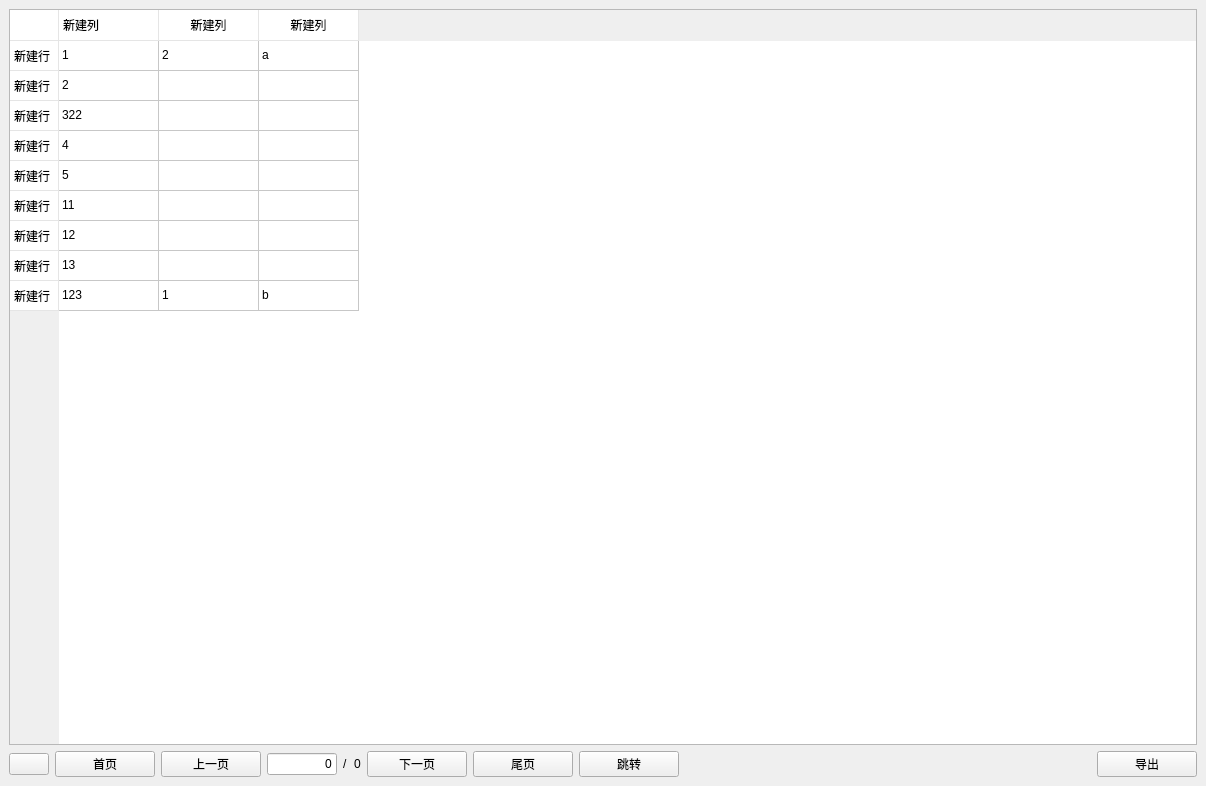
<?xml version="1.0" encoding="UTF-8"?>
<ui version="4.0">
 <class>Form</class>
 <widget class="QWidget" name="Form">
  <property name="geometry">
   <rect>
    <x>0</x>
    <y>0</y>
    <width>1206</width>
    <height>786</height>
   </rect>
  </property>
  <property name="windowTitle">
   <string>tablewidget</string>
  </property>
  <layout class="QVBoxLayout" name="verticalLayout">
   <property name="leftMargin">
    <number>9</number>
   </property>
   <property name="topMargin">
    <number>9</number>
   </property>
   <property name="rightMargin">
    <number>9</number>
   </property>
   <property name="bottomMargin">
    <number>9</number>
   </property>
   <item>
    <widget class="QTableWidget" name="tbw_table">
     <property name="focusPolicy">
      <enum>Qt::NoFocus</enum>
     </property>
     <property name="styleSheet">
      <string notr="true">
/* 如下代码设置列表左上角那个格子的边框线 */
QTableCornerButton::section{ 
  border-top:0px solid #E5E5E5;
  border-left:0px solid #E5E5E5;
  border-right:0.5px solid #E5E5E5;
  border-bottom: 0.5px solid #E5E5E5;
  background-color:white;
}
/* 如下代码设置横向表格头的间隔线，有四个方向的间隔线,不需要间隔线的可以设置为0px */
QHeaderView::section{
  border-top:0px solid #E5E5E5;
  border-left:0px solid #E5E5E5;
  border-right:0.5px solid #E5E5E5;
  border-bottom: 0.5px solid #E5E5E5;
  background-color:white;
  padding:4px;
}
/* 如下代码设置纵向表格头的间隔线，有四个方向的间隔线, 不需要间隔线的可以设置为0px */
QHeaderView::section{
  border-top:0px solid #E5E5E5;
  border-left:0px solid #E5E5E5;
  border-right:0.5px solid #E5E5E5;
  border-bottom: 0.5px solid #E5E5E5;
  background-color:white;
  padding:4px;
}
/* 选中项目 */
QTableWidget::item:selected {
  background-color: rgb(225, 227, 230);  /*rgb(0, 159, 170) (225, 227, 230)*/
  border-radius: 3px; /*圆角度*/
}</string>
     </property>
     <row>
      <property name="text">
       <string>新建行</string>
      </property>
     </row>
     <row>
      <property name="text">
       <string>新建行</string>
      </property>
     </row>
     <row>
      <property name="text">
       <string>新建行</string>
      </property>
     </row>
     <row>
      <property name="text">
       <string>新建行</string>
      </property>
     </row>
     <row>
      <property name="text">
       <string>新建行</string>
      </property>
     </row>
     <row>
      <property name="text">
       <string>新建行</string>
      </property>
     </row>
     <row>
      <property name="text">
       <string>新建行</string>
      </property>
     </row>
     <row>
      <property name="text">
       <string>新建行</string>
      </property>
     </row>
     <row>
      <property name="text">
       <string>新建行</string>
      </property>
     </row>
     <column>
      <property name="text">
       <string>新建列</string>
      </property>
      <property name="textAlignment">
       <set>AlignLeading|AlignVCenter</set>
      </property>
     </column>
     <column>
      <property name="text">
       <string>新建列</string>
      </property>
     </column>
     <column>
      <property name="text">
       <string>新建列</string>
      </property>
     </column>
     <item row="0" column="0">
      <property name="text">
       <string>1</string>
      </property>
     </item>
     <item row="0" column="1">
      <property name="text">
       <string>2</string>
      </property>
     </item>
     <item row="0" column="2">
      <property name="text">
       <string>a</string>
      </property>
     </item>
     <item row="1" column="0">
      <property name="text">
       <string>2</string>
      </property>
     </item>
     <item row="2" column="0">
      <property name="text">
       <string>322</string>
      </property>
     </item>
     <item row="3" column="0">
      <property name="text">
       <string>4</string>
      </property>
     </item>
     <item row="4" column="0">
      <property name="text">
       <string>5</string>
      </property>
     </item>
     <item row="5" column="0">
      <property name="text">
       <string>11</string>
      </property>
     </item>
     <item row="6" column="0">
      <property name="text">
       <string>12</string>
      </property>
     </item>
     <item row="7" column="0">
      <property name="text">
       <string>13</string>
      </property>
     </item>
     <item row="8" column="0">
      <property name="text">
       <string>123</string>
      </property>
     </item>
     <item row="8" column="1">
      <property name="text">
       <string>1</string>
      </property>
     </item>
     <item row="8" column="2">
      <property name="text">
       <string>b</string>
      </property>
     </item>
    </widget>
   </item>
   <item>
    <layout class="QHBoxLayout" name="horizontalLayout">
     <property name="leftMargin">
      <number>0</number>
     </property>
     <property name="topMargin">
      <number>0</number>
     </property>
     <property name="rightMargin">
      <number>0</number>
     </property>
     <property name="bottomMargin">
      <number>0</number>
     </property>
     <item>
      <widget class="ComboBox" name="cbb_cnt">
       <property name="items_" stdset="0">
        <string>100条/页
1000条/页
10000条/页
100000条/页</string>
       </property>
      </widget>
     </item>
     <item>
      <widget class="PushButton" name="btn_first">
       <property name="minimumSize">
        <size>
         <width>100</width>
         <height>0</height>
        </size>
       </property>
       <property name="text">
        <string>首页</string>
       </property>
      </widget>
     </item>
     <item>
      <widget class="PushButton" name="btn_pre">
       <property name="minimumSize">
        <size>
         <width>100</width>
         <height>0</height>
        </size>
       </property>
       <property name="text">
        <string>上一页</string>
       </property>
      </widget>
     </item>
     <item>
      <widget class="LineEdit" name="edt_cur_page">
       <property name="sizePolicy">
        <sizepolicy hsizetype="Fixed" vsizetype="Fixed">
         <horstretch>0</horstretch>
         <verstretch>0</verstretch>
        </sizepolicy>
       </property>
       <property name="maximumSize">
        <size>
         <width>70</width>
         <height>16777215</height>
        </size>
       </property>
       <property name="text">
        <string>0</string>
       </property>
       <property name="alignment">
        <set>Qt::AlignRight|Qt::AlignTrailing|Qt::AlignVCenter</set>
       </property>
      </widget>
     </item>
     <item>
      <widget class="StrongBodyLabel" name="label">
       <property name="text">
        <string>/</string>
       </property>
      </widget>
     </item>
     <item>
      <widget class="BodyLabel" name="lab_cnt_page">
       <property name="text">
        <string>0</string>
       </property>
      </widget>
     </item>
     <item>
      <widget class="PushButton" name="btn_next">
       <property name="minimumSize">
        <size>
         <width>100</width>
         <height>0</height>
        </size>
       </property>
       <property name="text">
        <string>下一页</string>
       </property>
      </widget>
     </item>
     <item>
      <widget class="PushButton" name="btn_last">
       <property name="minimumSize">
        <size>
         <width>100</width>
         <height>0</height>
        </size>
       </property>
       <property name="text">
        <string>尾页</string>
       </property>
      </widget>
     </item>
     <item>
      <widget class="PushButton" name="btn_jump">
       <property name="minimumSize">
        <size>
         <width>100</width>
         <height>0</height>
        </size>
       </property>
       <property name="text">
        <string>跳转</string>
       </property>
      </widget>
     </item>
     <item>
      <spacer name="horizontalSpacer">
       <property name="orientation">
        <enum>Qt::Horizontal</enum>
       </property>
       <property name="sizeHint" stdset="0">
        <size>
         <width>40</width>
         <height>20</height>
        </size>
       </property>
      </spacer>
     </item>
     <item>
      <widget class="PushButton" name="btn_export">
       <property name="minimumSize">
        <size>
         <width>100</width>
         <height>0</height>
        </size>
       </property>
       <property name="text">
        <string>导出</string>
       </property>
      </widget>
     </item>
    </layout>
   </item>
  </layout>
 </widget>
 <customwidgets>
  <customwidget>
   <class>ComboBox</class>
   <extends>QPushButton</extends>
   <header>qfluentwidgets</header>
  </customwidget>
  <customwidget>
   <class>PushButton</class>
   <extends>QPushButton</extends>
   <header>qfluentwidgets</header>
  </customwidget>
  <customwidget>
   <class>BodyLabel</class>
   <extends>QLabel</extends>
   <header>qfluentwidgets</header>
  </customwidget>
  <customwidget>
   <class>StrongBodyLabel</class>
   <extends>QLabel</extends>
   <header>qfluentwidgets</header>
  </customwidget>
  <customwidget>
   <class>LineEdit</class>
   <extends>QLineEdit</extends>
   <header>qfluentwidgets</header>
  </customwidget>
 </customwidgets>
 <resources/>
 <connections/>
</ui>
